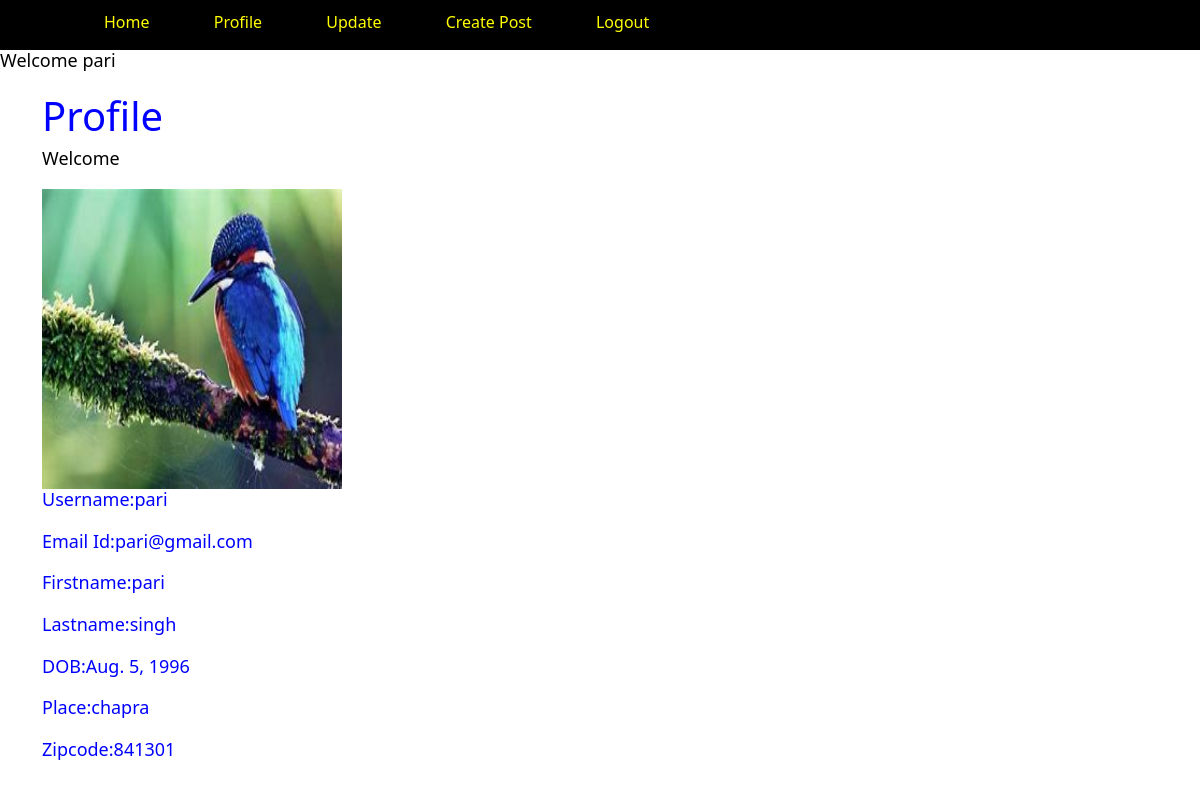
Screenshot of /profile/ (signed in) with the database file from the repository.
### myapp/models.py (models this page shows)
class Profile(models.Model):
    user = models.OneToOneField(User, on_delete=models.CASCADE)
    first_name = models.CharField(max_length=50,default=None,null=True,blank=True)
    last_name = models.CharField(max_length=50,default=None,null=True,blank=True)
    place = models.CharField(max_length=100)
    zipcode = models.CharField(max_length=10)
    dob = models.DateField()
    picture = models.ImageField(upload_to='profile_images')
    def __str__(self):
        return self.user.username

### myapp/views.py (the view)
# urls.py: path('profile/', views.profile, name='profile'),
@login_required
def profile(request):
    profile = get_object_or_404(Profile, user=request.user)
    profile_details=Profile.objects.filter(user=request.user)
    user = User.objects.filter(username=request.user)
    print(profile)
    context = {'details':profile_details,'user_details':user}
    return render(request,'profile.html',context)

### myapp/templates/profile.html (shortened to what this page needs)
{% extends 'base.html' %}
    {% block content %}
    <div  class="container mt-3">
       <h1 style=color:blue>Profile</h1>
    <div class="im">
      {% for i in details %}
      <h2 style=color:black>Welcome {{user_details.username}}</h2>
      <div ><img src="{{i.picture.url}}" alt="" /></div>
      <div class="text">
      {% for j in user_details %}
        <h2>Username:{{j.username}}</h2>
        <h2>Email Id:{{j.email}}</h2>
      {% endfor %}
        <h2>Firstname:{{i.first_name}}</h2>
        <h2>Lastname:{{i.last_name}}</h2>
        <h2>DOB:{{i.dob}}</h2>
        <h2>Place:{{i.place}}</h2>
        <h2>Zipcode:{{i.zipcode}}</h2>
      </div>
    </div>
    </div>
    {% endfor %}
   {% endblock %}

### myapp/templates/base.html (shortened to what this page needs)
<!DOCTYPE html>
{% load static  %}
<html>
<head>
  <link rel="stylesheet" href="{% static 'css/all.min.css' %}">
  <link rel="stylesheet" href="{% static 'css/bootstrap.css' %}" />
</head>
<body  style=background-color:white>
  <nav>
  <div class='container'>
    {% if user.is_authenticated %}
    <ul>
      <li><a href="{% url 'home' %}">Home</a></li>
      <li><a href="{% url 'profile' %}">Profile</a></li>
      <li><a href="{% url 'update' %}">Update</a></li>
      <li><a href="{% url 'create_post' %}">Create Post</a></li>
      <li><a href="{% url 'logout' %}">Logout</a></li>
    </ul>
    {% else %}
    <ul>
    {% comment %} <li><a href="{% url 'home' %}">Home</a></li> {% endcomment %}
    <li><a href="{% url 'login' %}">Login</a></li>
    <li><a href="{% url 'register' %}">Sing Up</a></li>
  </ul>
    {% endif %}
  </div>
  </nav>
  {% if user.is_authenticated %}
  <h2 style=color:black>Welcome {{user.username}}</h2>
  {% endif %}
  {% block content %}
  {% endblock %}
</body>
</html>

### myapp/templates/base.html (style rules this page uses)
nav { background-color: black; width: 100%; height: 50px; display: flex; align-items: center; justify-content: space-between; padding: 20px 0; position: relative; z-index: 2; }
nav ul li { padding-top: 10px; display: inline-block; list-style: none; margin: 10px 30px; }
nav ul li a { text-decoration: none; color:yellow; }
.text { color:blue; }
img { height: 300px; width: 300px; }
nav div ul li a { text-decoration: none; color: yellow; }
h2 { font-size: 18px; margin-bottom: 20px; text-color: brown; }

### rows the page displays
Profile: picture (picture), first_name "pari", last_name "singh", dob "Aug. 5, 1996", place "chapra", zipcode "841301"

### other values shown
{{ user.username }} "pari"
{{ j.username }} "pari"
{{ j.email }} "pari@gmail.com"
